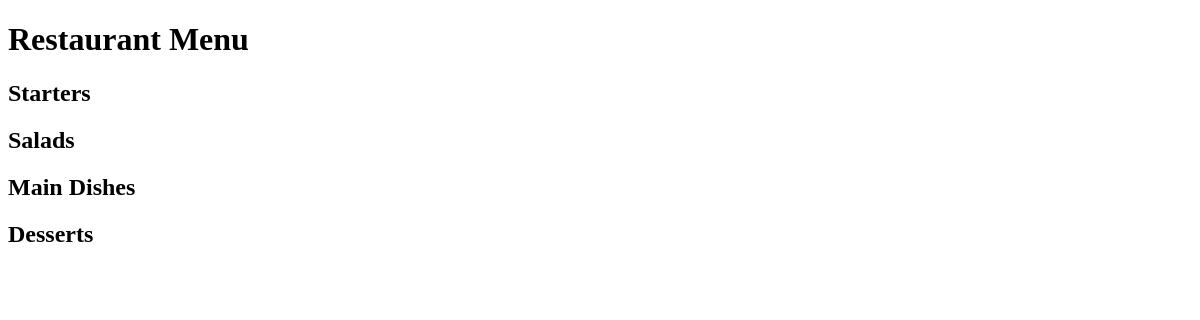
Before: / with the older database file.
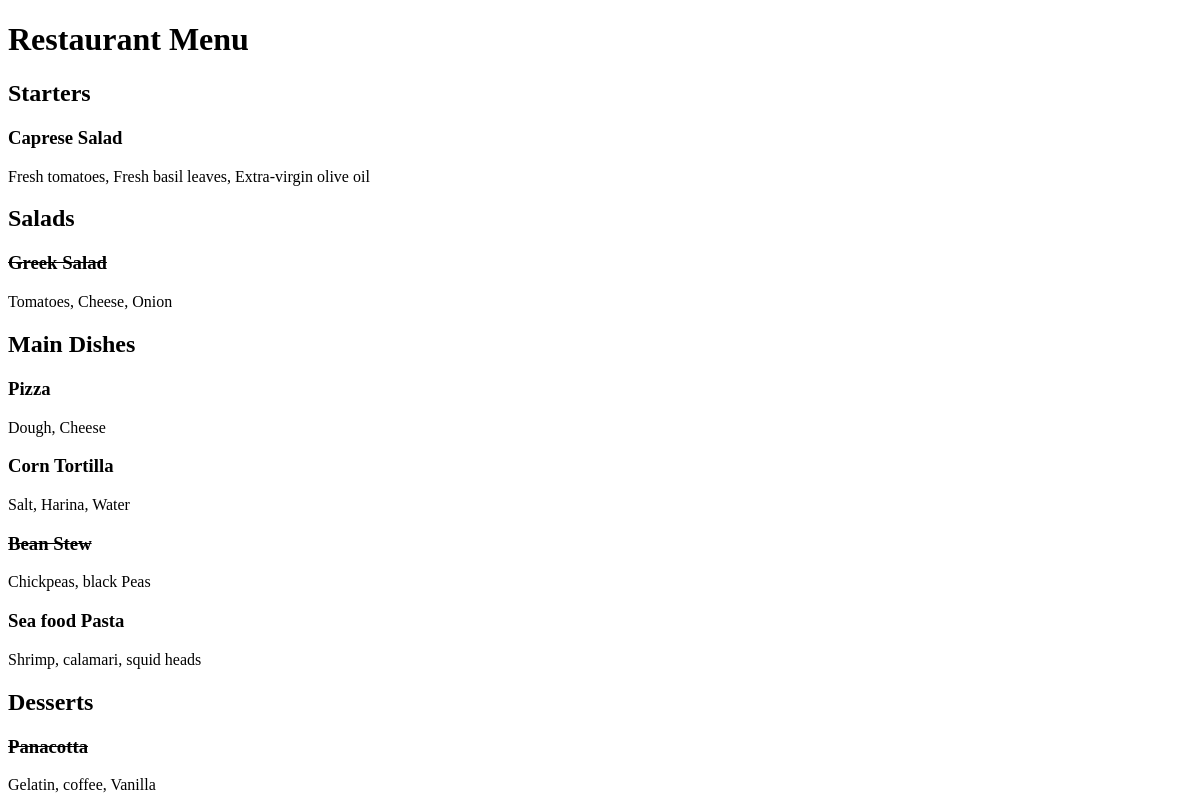
After: the same page with the newer database file.
### restaurant_menu/models.py (models this page shows, shortened)
class Item(models.Model):
    meal = models.CharField(max_length=1000, unique=True)
    description = models.CharField(max_length=2000)
    price = models.DecimalField(max_digits=10, decimal_places=2)
    meal_type = models.CharField(max_length=200, choices=MEAL_TYPE)
    author = models.ForeignKey(User, on_delete=models.PROTECT)
    status = models.IntegerField(choices=STATUS, default=0)
    date_created = models.DateTimeField(auto_now_add=True)
    date_updated = models.DateTimeField(auto_now=True)

### restaurant_menu/views.py (the view)
# urls.py: path("", views.MenuList.as_view(), name="home")
class MenuList(generic.ListView):
    queryset = Item.objects.order_by("date_created")
    template_name = "index.html"
    def get_context_data(self, **kwargs):
        context = super().get_context_data(**kwargs)
        context["meals"] = MEAL_TYPE
        return context

### restaurant_menu/templates/index.html (shortened to what this page needs)
<!DOCTYPE html>
<html lang="en">
<head>
</head>
<body>
<h1>Restaurant Menu</h1>
{% for meal in meals %}
<h2>{{ meal.1 }}</h2>
{% for row in item_list %}
    {% if row.meal_type == meal.0 %}
        {% if row.status == 0 %}
            <h3><del>{{ row.meal }}</del></h3>
            <p>{{ row.description }}</p>
    {% else %}
        <h3>{{ row.meal }}</h3>
        <p>{{ row.description }}</p>
    {% endif %}
    {% endif %}
    {% endfor %}
    {% endfor %}
</body>
</html>

Changed rows visible on the page:
added Item: meal "Caprese Salad", description "Fresh tomatoes, Fresh basil leaves, Extra-virgin olive oil", shown under "Starters"
added Item: meal "Greek Salad", description "Tomatoes, Cheese, Onion", shown under "Salads"
added Item: meal "Pizza", description "Dough, Cheese", shown under "Main Dishes"
added Item: meal "Corn Tortilla", description "Salt, Harina, Water", shown under "Main Dishes"
added Item: meal "Bean Stew", description "Chickpeas, black Peas", shown under "Main Dishes"
added Item: meal "Sea food Pasta", description "Shrimp, calamari, squid heads", shown under "Main Dishes"
added Item: meal "Panacotta", description "Gelatin, coffee, Vanilla", shown under "Desserts"
